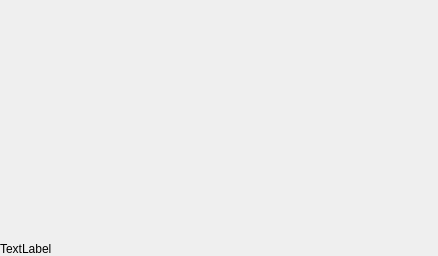
<?xml version="1.0" encoding="UTF-8"?>
<ui version="4.0">
 <class>MainWindow</class>
 <widget class="QMainWindow" name="MainWindow">
  <property name="windowModality">
   <enum>Qt::ApplicationModal</enum>
  </property>
  <property name="geometry">
   <rect>
    <x>0</x>
    <y>0</y>
    <width>438</width>
    <height>256</height>
   </rect>
  </property>
  <property name="sizePolicy">
   <sizepolicy hsizetype="Fixed" vsizetype="Fixed">
    <horstretch>0</horstretch>
    <verstretch>0</verstretch>
   </sizepolicy>
  </property>
  <property name="windowTitle">
   <string>MainWindow</string>
  </property>
  <property name="iconSize">
   <size>
    <width>64</width>
    <height>64</height>
   </size>
  </property>
  <property name="unifiedTitleAndToolBarOnMac">
   <bool>true</bool>
  </property>
  <widget class="QWidget" name="centralwidget">
   <layout class="QGridLayout" name="gridLayout">
    <property name="leftMargin">
     <number>0</number>
    </property>
    <property name="topMargin">
     <number>0</number>
    </property>
    <property name="rightMargin">
     <number>0</number>
    </property>
    <property name="bottomMargin">
     <number>0</number>
    </property>
    <property name="spacing">
     <number>0</number>
    </property>
    <item row="0" column="0">
     <layout class="QVBoxLayout" name="verticalLayout">
      <property name="spacing">
       <number>0</number>
      </property>
      <property name="sizeConstraint">
       <enum>QLayout::SetFixedSize</enum>
      </property>
      <item>
       <widget class="QWidget" name="aboutWidget" native="true"/>
      </item>
      <item>
       <widget class="QWidget" name="createWidget" native="true"/>
      </item>
      <item>
       <widget class="QWidget" name="authWidget" native="true"/>
      </item>
      <item>
       <widget class="QLabel" name="label">
        <property name="sizePolicy">
         <sizepolicy hsizetype="Preferred" vsizetype="Fixed">
          <horstretch>0</horstretch>
          <verstretch>0</verstretch>
         </sizepolicy>
        </property>
        <property name="text">
         <string>TextLabel</string>
        </property>
       </widget>
      </item>
     </layout>
    </item>
   </layout>
  </widget>
 </widget>
 <resources/>
 <connections/>
</ui>
